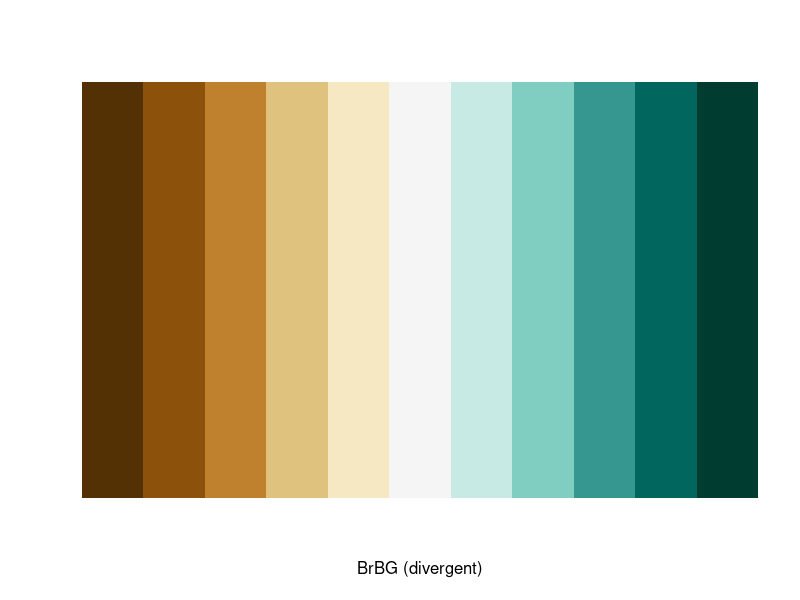
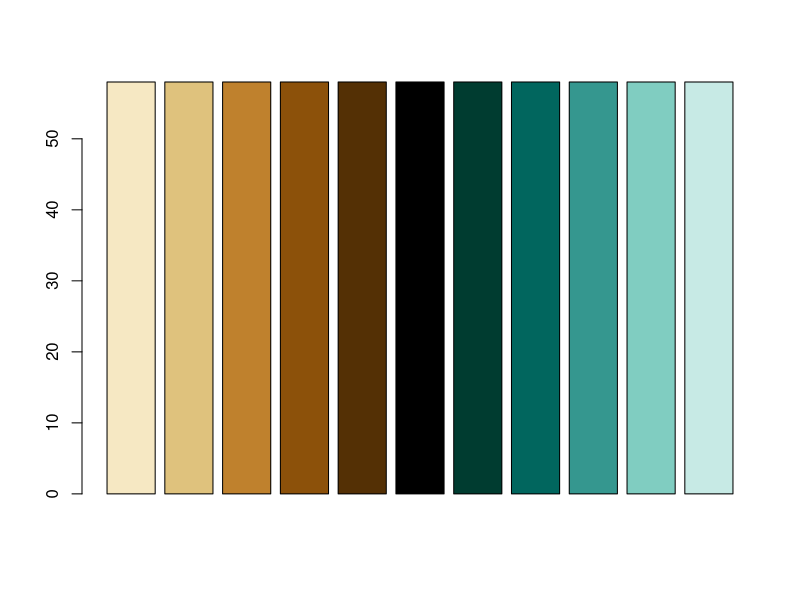

These charts were generated, in order, by the following R code: (Note: this script raises an error after producing the figures.)
#easy way to save color palettes
#just uhh copy and paste into whatever script




#nice colors to sue for something else
"darkseagreen1"
"darkslategrey"





library(RColorBrewer)

#modify BrBG ####
brewer.pal(n=11,name='BrBG')

display.brewer.pal(n=11,name='BrBG')
# "#543005" "#8C510A" "#BF812D" "#DFC27D" "#F6E8C3" "#F5F5F5" "#C7EAE5" "#80CDC1" "#35978F" "#01665E" "#003C30"

#rearrange and add some others
brown.and.blue = c('#F6E8C3',   #1
                   '#DFC27D',   #2
                   '#BF812D',   #3
                   '#8C510A',   #4
                   '#543005',   #5
                   '#000000',   #7
                   '#003C30',   #9
                   '#01665E',   #10
                   '#35978F',   #11
                   '#80CDC1',   #12
                   '#C7EAE5')   #13

#test plot
df = data.frame('points'=c(58,58,58,58,58,58,58,58,58,58,58))
barplot(height=df$points, col=brown.and.blue)


#eventually make it like this
#color brewer source code
BrBG = switch(n-2,            
              rgb(c(216,245,90),
                  c(179,245,180),
                  c(101,245,172),maxColorValue=255),
              rgb(c(166,223,128,1),
                  c(97,194,205,133),
                  c(26,125,193,113),maxColorValue=255),
              rgb(c(166,223,245,128,1),
                  c(97,194,245,205,133),
                  c(26,125,245,193,113),maxColorValue=255),
              rgb(c(140,216,246,199,90,1),
                  c(81,179,232,234,180,102),
                  c(10,101,195,229,172,94),maxColorValue=255),
              rgb(c(140,216,246,245,199,90,1),
                  c(81,179,232,245,234,180,102),
                  c(10,101,195,245,229,172,94),maxColorValue=255),
              rgb(c(140,191,223,246,199,128,53,1),
                  c(81,129,194,232,234,205,151,102),
                  c(10,45,125,195,229,193,143,94),maxColorValue=255),
              rgb(c(140,191,223,246,245,199,128,53,1),
                  c(81,129,194,232,245,234,205,151,102),
                  c(10,45,125,195,245,229,193,143,94),maxColorValue=255),
              rgb(c(84,140,191,223,246,199,128,53,1,0),
                  c(48,81,129,194,232,234,205,151,102,60),
                  c(5,10,45,125,195,229,193,143,94,48),maxColorValue=255),
              rgb(c(84,140,191,223,246,245,199,128,53,1,0),
                  c(48,81,129,194,232,245,234,205,151,102,60),
                  c(5,10,45,125,195,245,229,193,143,94,48),maxColorValue=255))




#pairs ####
g = c('darkseagreen2','darkseagreen4')
b = c('deepskyblue2','deepskyblue4')
y = c('goldenrod1','goldenrod4')
r = c('tomato1','tomato4')
pairs = c(g,b,y,r)
barplot(seq(1:8), col=pairs)
